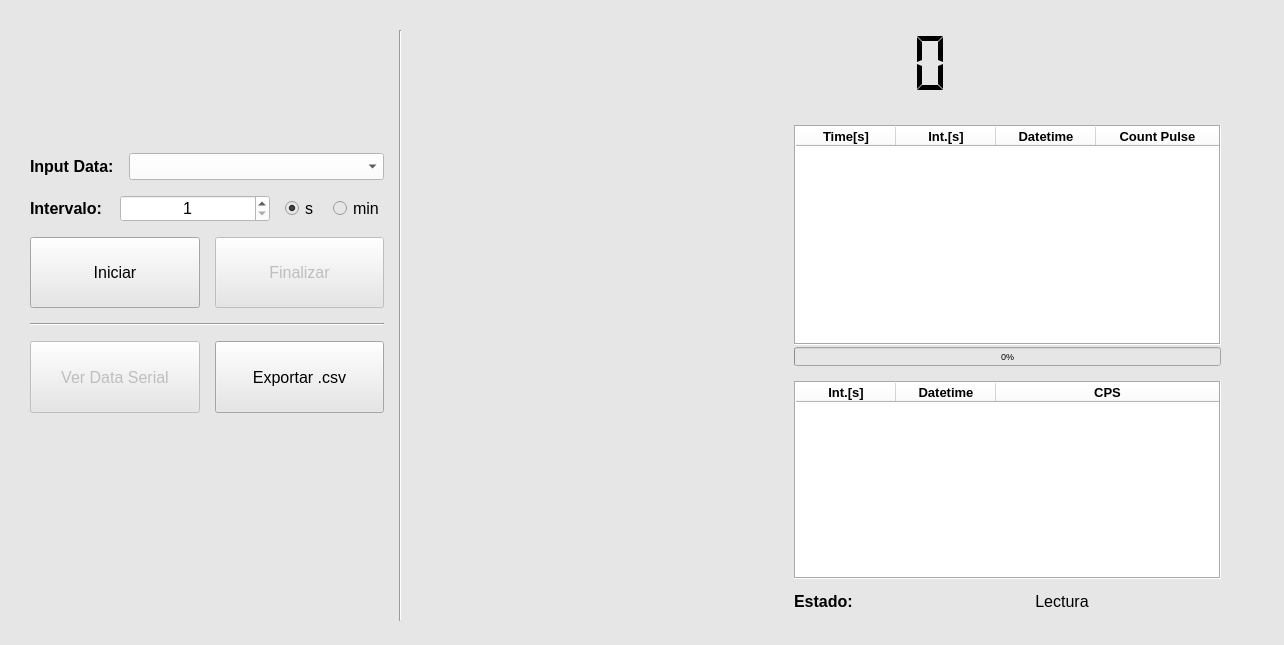
<?xml version="1.0" encoding="UTF-8"?>
<ui version="4.0">
 <class>MainWindow</class>
 <widget class="QMainWindow" name="MainWindow">
  <property name="geometry">
   <rect>
    <x>0</x>
    <y>0</y>
    <width>1284</width>
    <height>645</height>
   </rect>
  </property>
  <property name="windowTitle">
   <string>MainWindow</string>
  </property>
  <property name="styleSheet">
   <string notr="true">background-color: rgb(230, 230, 230);</string>
  </property>
  <widget class="QWidget" name="centralwidget">
   <widget class="QWidget" name="verticalLayoutWidget_9">
    <property name="geometry">
     <rect>
      <x>30</x>
      <y>30</y>
      <width>1191</width>
      <height>591</height>
     </rect>
    </property>
    <layout class="QVBoxLayout" name="verticalLayout_8" stretch="8">
     <property name="spacing">
      <number>15</number>
     </property>
     <item>
      <layout class="QHBoxLayout" name="horizontalLayout_16" stretch="11,1,25">
       <item>
        <layout class="QVBoxLayout" name="verticalLayout" stretch="3,13">
         <item>
          <layout class="QHBoxLayout" name="horizontalLayout_12" stretch="2,7">
           <property name="leftMargin">
            <number>20</number>
           </property>
           <property name="topMargin">
            <number>10</number>
           </property>
           <property name="rightMargin">
            <number>20</number>
           </property>
           <property name="bottomMargin">
            <number>10</number>
           </property>
           <item>
            <widget class="QLabel" name="img_logo1">
             <property name="sizePolicy">
              <sizepolicy hsizetype="Ignored" vsizetype="Ignored">
               <horstretch>0</horstretch>
               <verstretch>0</verstretch>
              </sizepolicy>
             </property>
             <property name="text">
              <string/>
             </property>
             <property name="pixmap">
              <pixmap>../.designer/Documents/PocketCube/app/Imagenes/logotipo_diysatellite.png</pixmap>
             </property>
             <property name="scaledContents">
              <bool>true</bool>
             </property>
            </widget>
           </item>
           <item>
            <widget class="QLabel" name="img_logo2">
             <property name="sizePolicy">
              <sizepolicy hsizetype="Ignored" vsizetype="Ignored">
               <horstretch>0</horstretch>
               <verstretch>0</verstretch>
              </sizepolicy>
             </property>
             <property name="text">
              <string/>
             </property>
             <property name="pixmap">
              <pixmap>../.designer/Documents/PocketCube/app/Imagenes/logotipo_simple_utn_haedo.png</pixmap>
             </property>
             <property name="scaledContents">
              <bool>true</bool>
             </property>
             <property name="margin">
              <number>4</number>
             </property>
            </widget>
           </item>
          </layout>
         </item>
         <item>
          <layout class="QVBoxLayout" name="verticalLayout_3" stretch="2,2,2,0,2,5">
           <property name="bottomMargin">
            <number>30</number>
           </property>
           <item>
            <layout class="QHBoxLayout" name="horizontalLayout_9" stretch="1,7">
             <item>
              <widget class="QLabel" name="label_6">
               <property name="font">
                <font>
                 <family>Segoe UI</family>
                 <pointsize>12</pointsize>
                 <weight>75</weight>
                 <bold>true</bold>
                </font>
               </property>
               <property name="text">
                <string>Input Data:</string>
               </property>
              </widget>
             </item>
             <item>
              <widget class="QComboBox" name="cbox_in_serial">
               <property name="sizePolicy">
                <sizepolicy hsizetype="Expanding" vsizetype="Fixed">
                 <horstretch>0</horstretch>
                 <verstretch>0</verstretch>
                </sizepolicy>
               </property>
               <property name="font">
                <font>
                 <family>Segoe UI</family>
                 <pointsize>12</pointsize>
                </font>
               </property>
               <property name="styleSheet">
                <string notr="true">background-color: rgb(255, 255, 255);</string>
               </property>
              </widget>
             </item>
            </layout>
           </item>
           <item>
            <layout class="QHBoxLayout" name="horizontalLayout_6" stretch="2,4,2">
             <item>
              <widget class="QLabel" name="label_5">
               <property name="sizePolicy">
                <sizepolicy hsizetype="Expanding" vsizetype="Preferred">
                 <horstretch>0</horstretch>
                 <verstretch>0</verstretch>
                </sizepolicy>
               </property>
               <property name="font">
                <font>
                 <family>Segoe UI</family>
                 <pointsize>12</pointsize>
                 <weight>75</weight>
                 <bold>true</bold>
                </font>
               </property>
               <property name="text">
                <string>Intervalo:</string>
               </property>
              </widget>
             </item>
             <item>
              <widget class="QSpinBox" name="sbox_time_intervalo">
               <property name="sizePolicy">
                <sizepolicy hsizetype="Expanding" vsizetype="Fixed">
                 <horstretch>0</horstretch>
                 <verstretch>0</verstretch>
                </sizepolicy>
               </property>
               <property name="font">
                <font>
                 <family>Segoe UI</family>
                 <pointsize>12</pointsize>
                </font>
               </property>
               <property name="styleSheet">
                <string notr="true">background-color: rgb(255, 255, 255);</string>
               </property>
               <property name="alignment">
                <set>Qt::AlignCenter</set>
               </property>
               <property name="minimum">
                <number>1</number>
               </property>
               <property name="maximum">
                <number>60</number>
               </property>
               <property name="value">
                <number>1</number>
               </property>
              </widget>
             </item>
             <item>
              <layout class="QHBoxLayout" name="horizontalLayout_7">
               <item>
                <widget class="QRadioButton" name="rbtn_seg">
                 <property name="sizePolicy">
                  <sizepolicy hsizetype="Expanding" vsizetype="Fixed">
                   <horstretch>0</horstretch>
                   <verstretch>0</verstretch>
                  </sizepolicy>
                 </property>
                 <property name="font">
                  <font>
                   <family>Segoe UI</family>
                   <pointsize>12</pointsize>
                  </font>
                 </property>
                 <property name="text">
                  <string>s</string>
                 </property>
                 <property name="checked">
                  <bool>true</bool>
                 </property>
                 <attribute name="buttonGroup">
                  <string notr="true">buttonGroup_3</string>
                 </attribute>
                </widget>
               </item>
               <item>
                <widget class="QRadioButton" name="rbtn_min">
                 <property name="sizePolicy">
                  <sizepolicy hsizetype="Expanding" vsizetype="Fixed">
                   <horstretch>0</horstretch>
                   <verstretch>0</verstretch>
                  </sizepolicy>
                 </property>
                 <property name="font">
                  <font>
                   <family>Segoe UI</family>
                   <pointsize>12</pointsize>
                  </font>
                 </property>
                 <property name="text">
                  <string>min</string>
                 </property>
                 <attribute name="buttonGroup">
                  <string notr="true">buttonGroup_3</string>
                 </attribute>
                </widget>
               </item>
              </layout>
             </item>
            </layout>
           </item>
           <item>
            <layout class="QHBoxLayout" name="horizontalLayout_8">
             <item>
              <widget class="QPushButton" name="btn_init">
               <property name="sizePolicy">
                <sizepolicy hsizetype="Minimum" vsizetype="Expanding">
                 <horstretch>0</horstretch>
                 <verstretch>0</verstretch>
                </sizepolicy>
               </property>
               <property name="font">
                <font>
                 <family>Segoe UI</family>
                 <pointsize>12</pointsize>
                </font>
               </property>
               <property name="text">
                <string>Iniciar</string>
               </property>
              </widget>
             </item>
             <item>
              <widget class="QPushButton" name="btn_stop">
               <property name="enabled">
                <bool>false</bool>
               </property>
               <property name="sizePolicy">
                <sizepolicy hsizetype="Minimum" vsizetype="Expanding">
                 <horstretch>0</horstretch>
                 <verstretch>0</verstretch>
                </sizepolicy>
               </property>
               <property name="font">
                <font>
                 <family>Segoe UI</family>
                 <pointsize>12</pointsize>
                </font>
               </property>
               <property name="text">
                <string>Finalizar</string>
               </property>
              </widget>
             </item>
            </layout>
           </item>
           <item>
            <widget class="Line" name="line_2">
             <property name="orientation">
              <enum>Qt::Horizontal</enum>
             </property>
            </widget>
           </item>
           <item>
            <layout class="QHBoxLayout" name="horizontalLayout">
             <item>
              <widget class="QPushButton" name="btn_view_serial">
               <property name="enabled">
                <bool>false</bool>
               </property>
               <property name="sizePolicy">
                <sizepolicy hsizetype="Minimum" vsizetype="Expanding">
                 <horstretch>0</horstretch>
                 <verstretch>0</verstretch>
                </sizepolicy>
               </property>
               <property name="font">
                <font>
                 <family>Segoe UI</family>
                 <pointsize>12</pointsize>
                </font>
               </property>
               <property name="text">
                <string>Ver Data Serial</string>
               </property>
              </widget>
             </item>
             <item>
              <widget class="QPushButton" name="btn_csv">
               <property name="sizePolicy">
                <sizepolicy hsizetype="Minimum" vsizetype="Expanding">
                 <horstretch>0</horstretch>
                 <verstretch>0</verstretch>
                </sizepolicy>
               </property>
               <property name="font">
                <font>
                 <family>Segoe UI</family>
                 <pointsize>12</pointsize>
                </font>
               </property>
               <property name="text">
                <string>Exportar .csv</string>
               </property>
              </widget>
             </item>
            </layout>
           </item>
           <item>
            <spacer name="verticalSpacer">
             <property name="orientation">
              <enum>Qt::Vertical</enum>
             </property>
             <property name="sizeHint" stdset="0">
              <size>
               <width>20</width>
               <height>40</height>
              </size>
             </property>
            </spacer>
           </item>
          </layout>
         </item>
        </layout>
       </item>
       <item>
        <widget class="Line" name="line">
         <property name="lineWidth">
          <number>1</number>
         </property>
         <property name="orientation">
          <enum>Qt::Vertical</enum>
         </property>
        </widget>
       </item>
       <item>
        <layout class="QVBoxLayout" name="verticalLayout_7" stretch="3,9,9">
         <item>
          <layout class="QVBoxLayout" name="verticalLayout_5" stretch="10,0">
           <property name="spacing">
            <number>0</number>
           </property>
           <item>
            <widget class="QLCDNumber" name="lcd_time_rtc">
             <property name="layoutDirection">
              <enum>Qt::RightToLeft</enum>
             </property>
             <property name="frameShape">
              <enum>QFrame::NoFrame</enum>
             </property>
             <property name="frameShadow">
              <enum>QFrame::Plain</enum>
             </property>
             <property name="lineWidth">
              <number>1</number>
             </property>
             <property name="smallDecimalPoint">
              <bool>false</bool>
             </property>
             <property name="digitCount">
              <number>8</number>
             </property>
             <property name="mode">
              <enum>QLCDNumber::Dec</enum>
             </property>
             <property name="segmentStyle">
              <enum>QLCDNumber::Flat</enum>
             </property>
            </widget>
           </item>
           <item>
            <widget class="QLabel" name="lcd_date_rtc">
             <property name="font">
              <font>
               <family>Courier</family>
               <weight>75</weight>
               <bold>true</bold>
              </font>
             </property>
             <property name="text">
              <string/>
             </property>
             <property name="alignment">
              <set>Qt::AlignCenter</set>
             </property>
            </widget>
           </item>
          </layout>
         </item>
         <item>
          <layout class="QHBoxLayout" name="horizontalLayout_14" stretch="15,17">
           <item>
            <layout class="QVBoxLayout" name="graph_out1"/>
           </item>
           <item>
            <layout class="QVBoxLayout" name="verticalLayout_4" stretch="12,0">
             <property name="spacing">
              <number>2</number>
             </property>
             <item>
              <layout class="QHBoxLayout" name="horizontalLayout_18" stretch="12">
               <item>
                <widget class="QTableWidget" name="table_cp">
                 <property name="sizePolicy">
                  <sizepolicy hsizetype="Expanding" vsizetype="Expanding">
                   <horstretch>0</horstretch>
                   <verstretch>0</verstretch>
                  </sizepolicy>
                 </property>
                 <property name="font">
                  <font>
                   <family>Segoe UI</family>
                   <pointsize>9</pointsize>
                  </font>
                 </property>
                 <property name="styleSheet">
                  <string notr="true">background-color: rgb(255, 255, 255);</string>
                 </property>
                 <property name="frameShape">
                  <enum>QFrame::Box</enum>
                 </property>
                 <property name="horizontalScrollBarPolicy">
                  <enum>Qt::ScrollBarAlwaysOff</enum>
                 </property>
                 <property name="sizeAdjustPolicy">
                  <enum>QAbstractScrollArea::AdjustToContentsOnFirstShow</enum>
                 </property>
                 <property name="editTriggers">
                  <set>QAbstractItemView::NoEditTriggers</set>
                 </property>
                 <property name="tabKeyNavigation">
                  <bool>true</bool>
                 </property>
                 <property name="showDropIndicator" stdset="0">
                  <bool>true</bool>
                 </property>
                 <property name="alternatingRowColors">
                  <bool>true</bool>
                 </property>
                 <property name="selectionBehavior">
                  <enum>QAbstractItemView::SelectRows</enum>
                 </property>
                 <property name="textElideMode">
                  <enum>Qt::ElideMiddle</enum>
                 </property>
                 <property name="showGrid">
                  <bool>true</bool>
                 </property>
                 <property name="gridStyle">
                  <enum>Qt::SolidLine</enum>
                 </property>
                 <property name="wordWrap">
                  <bool>true</bool>
                 </property>
                 <property name="cornerButtonEnabled">
                  <bool>true</bool>
                 </property>
                 <property name="rowCount">
                  <number>0</number>
                 </property>
                 <attribute name="horizontalHeaderCascadingSectionResizes">
                  <bool>false</bool>
                 </attribute>
                 <attribute name="horizontalHeaderShowSortIndicator" stdset="0">
                  <bool>false</bool>
                 </attribute>
                 <attribute name="horizontalHeaderStretchLastSection">
                  <bool>true</bool>
                 </attribute>
                 <attribute name="verticalHeaderVisible">
                  <bool>false</bool>
                 </attribute>
                 <attribute name="verticalHeaderCascadingSectionResizes">
                  <bool>false</bool>
                 </attribute>
                 <attribute name="verticalHeaderShowSortIndicator" stdset="0">
                  <bool>false</bool>
                 </attribute>
                 <attribute name="verticalHeaderStretchLastSection">
                  <bool>false</bool>
                 </attribute>
                 <column>
                  <property name="text">
                   <string>Time[s]</string>
                  </property>
                  <property name="font">
                   <font>
                    <pointsize>10</pointsize>
                    <weight>75</weight>
                    <bold>true</bold>
                   </font>
                  </property>
                  <property name="textAlignment">
                   <set>AlignCenter</set>
                  </property>
                  <property name="background">
                   <color>
                    <red>255</red>
                    <green>255</green>
                    <blue>255</blue>
                   </color>
                  </property>
                 </column>
                 <column>
                  <property name="text">
                   <string>Int.[s]</string>
                  </property>
                  <property name="font">
                   <font>
                    <pointsize>10</pointsize>
                    <weight>75</weight>
                    <bold>true</bold>
                   </font>
                  </property>
                  <property name="textAlignment">
                   <set>AlignCenter</set>
                  </property>
                 </column>
                 <column>
                  <property name="text">
                   <string>Datetime</string>
                  </property>
                  <property name="font">
                   <font>
                    <pointsize>10</pointsize>
                    <weight>75</weight>
                    <bold>true</bold>
                   </font>
                  </property>
                  <property name="textAlignment">
                   <set>AlignCenter</set>
                  </property>
                 </column>
                 <column>
                  <property name="text">
                   <string>Count Pulse</string>
                  </property>
                  <property name="font">
                   <font>
                    <pointsize>10</pointsize>
                    <weight>75</weight>
                    <bold>true</bold>
                   </font>
                  </property>
                  <property name="textAlignment">
                   <set>AlignCenter</set>
                  </property>
                 </column>
                </widget>
               </item>
              </layout>
             </item>
             <item>
              <widget class="QProgressBar" name="pbar_interval">
               <property name="font">
                <font>
                 <family>Segoe UI</family>
                 <pointsize>7</pointsize>
                </font>
               </property>
               <property name="layoutDirection">
                <enum>Qt::RightToLeft</enum>
               </property>
               <property name="value">
                <number>0</number>
               </property>
               <property name="alignment">
                <set>Qt::AlignCenter</set>
               </property>
               <property name="textVisible">
                <bool>true</bool>
               </property>
               <property name="orientation">
                <enum>Qt::Horizontal</enum>
               </property>
               <property name="invertedAppearance">
                <bool>true</bool>
               </property>
               <property name="textDirection">
                <enum>QProgressBar::BottomToTop</enum>
               </property>
              </widget>
             </item>
            </layout>
           </item>
          </layout>
         </item>
         <item>
          <layout class="QHBoxLayout" name="horizontalLayout_15" stretch="15,17">
           <item>
            <layout class="QVBoxLayout" name="graph_out2"/>
           </item>
           <item>
            <layout class="QVBoxLayout" name="verticalLayout_6" stretch="5,1">
             <property name="spacing">
              <number>3</number>
             </property>
             <item>
              <widget class="QTableWidget" name="table_dosis">
               <property name="font">
                <font>
                 <family>Segoe UI</family>
                 <pointsize>9</pointsize>
                </font>
               </property>
               <property name="styleSheet">
                <string notr="true">background-color: rgb(255, 255, 255);</string>
               </property>
               <property name="frameShape">
                <enum>QFrame::Box</enum>
               </property>
               <property name="frameShadow">
                <enum>QFrame::Sunken</enum>
               </property>
               <property name="verticalScrollBarPolicy">
                <enum>Qt::ScrollBarAsNeeded</enum>
               </property>
               <property name="horizontalScrollBarPolicy">
                <enum>Qt::ScrollBarAlwaysOff</enum>
               </property>
               <property name="editTriggers">
                <set>QAbstractItemView::NoEditTriggers</set>
               </property>
               <property name="tabKeyNavigation">
                <bool>true</bool>
               </property>
               <property name="showDropIndicator" stdset="0">
                <bool>true</bool>
               </property>
               <property name="dragDropOverwriteMode">
                <bool>true</bool>
               </property>
               <property name="alternatingRowColors">
                <bool>true</bool>
               </property>
               <property name="selectionBehavior">
                <enum>QAbstractItemView::SelectRows</enum>
               </property>
               <property name="textElideMode">
                <enum>Qt::ElideMiddle</enum>
               </property>
               <property name="rowCount">
                <number>0</number>
               </property>
               <attribute name="horizontalHeaderVisible">
                <bool>true</bool>
               </attribute>
               <attribute name="horizontalHeaderCascadingSectionResizes">
                <bool>true</bool>
               </attribute>
               <attribute name="horizontalHeaderDefaultSectionSize">
                <number>100</number>
               </attribute>
               <attribute name="horizontalHeaderHighlightSections">
                <bool>true</bool>
               </attribute>
               <attribute name="horizontalHeaderShowSortIndicator" stdset="0">
                <bool>false</bool>
               </attribute>
               <attribute name="horizontalHeaderStretchLastSection">
                <bool>true</bool>
               </attribute>
               <attribute name="verticalHeaderVisible">
                <bool>false</bool>
               </attribute>
               <column>
                <property name="text">
                 <string>Int.[s]</string>
                </property>
                <property name="font">
                 <font>
                  <pointsize>10</pointsize>
                  <weight>75</weight>
                  <bold>true</bold>
                 </font>
                </property>
               </column>
               <column>
                <property name="text">
                 <string>Datetime</string>
                </property>
                <property name="font">
                 <font>
                  <pointsize>10</pointsize>
                  <weight>75</weight>
                  <bold>true</bold>
                 </font>
                </property>
               </column>
               <column>
                <property name="text">
                 <string>CPS</string>
                </property>
                <property name="font">
                 <font>
                  <pointsize>10</pointsize>
                  <weight>75</weight>
                  <bold>true</bold>
                 </font>
                </property>
               </column>
              </widget>
             </item>
             <item>
              <layout class="QHBoxLayout" name="horizontalLayout_13" stretch="1,3">
               <item>
                <widget class="QLabel" name="label_9">
                 <property name="font">
                  <font>
                   <family>Segoe UI</family>
                   <pointsize>12</pointsize>
                   <weight>75</weight>
                   <bold>true</bold>
                  </font>
                 </property>
                 <property name="text">
                  <string>Estado:</string>
                 </property>
                </widget>
               </item>
               <item>
                <widget class="QLabel" name="label_state">
                 <property name="font">
                  <font>
                   <family>Segoe UI</family>
                   <pointsize>12</pointsize>
                  </font>
                 </property>
                 <property name="text">
                  <string>Lectura</string>
                 </property>
                 <property name="alignment">
                  <set>Qt::AlignCenter</set>
                 </property>
                </widget>
               </item>
              </layout>
             </item>
            </layout>
           </item>
          </layout>
         </item>
        </layout>
       </item>
      </layout>
     </item>
    </layout>
   </widget>
  </widget>
 </widget>
 <resources/>
 <connections/>
 <buttongroups>
  <buttongroup name="buttonGroup_2"/>
  <buttongroup name="buttonGroup_3"/>
  <buttongroup name="buttonGroup"/>
 </buttongroups>
</ui>
